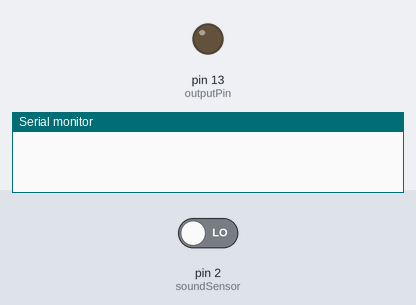
This sketch was run on a simulated Arduino Uno, built with avr-gcc and run on an emulated ATmega328P. Parts: output pins drawn as LEDs (lit = HIGH), the last lines printed to the serial monitor. Dashed ring = blinking. The test bench sets the inputs (shaded band); at power-on: pin 2 (soundSensor) LOW.

Above: at 1.2 s.
1.3 s: pin 2 (soundSensor) driven HIGH
At 1.7 s:
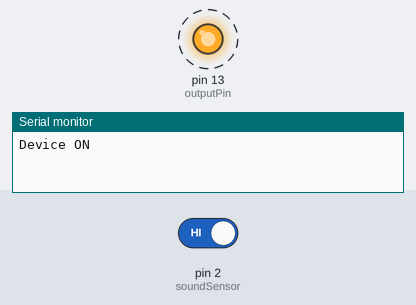
4.3 s: pin 2 (soundSensor) driven LOW
At 5.4 s:
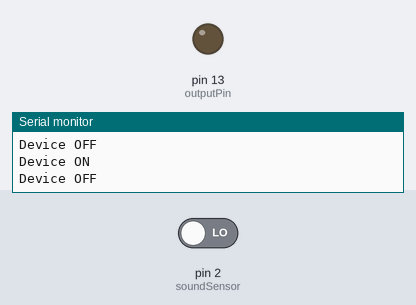
Timing chart, 0 to 7.3 s (numbered marks = the images above; inputs shaded):
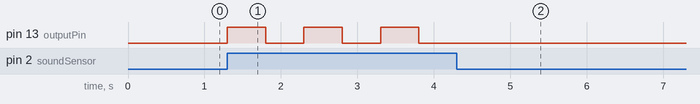

The sketch:

clap-switch.ino
```cpp
const int soundSensor = 2;
const int outputPin = 13;

bool deviceState = false;
unsigned long lastClapTime = 0;

void setup() {
  pinMode(soundSensor, INPUT);
  pinMode(outputPin, OUTPUT);

  digitalWrite(outputPin, LOW);

  Serial.begin(9600);
}

void loop() {
  int soundDetected = digitalRead(soundSensor);

  if (soundDetected == HIGH) {

    if (millis() - lastClapTime > 500) {

      deviceState = !deviceState;

      digitalWrite(outputPin, deviceState ? HIGH : LOW);

      Serial.println(deviceState ? "Device ON" : "Device OFF");

      lastClapTime = millis();
    }
  }
}
```

Measured:
- after the input at 1.3 s, pin 13 (outputPin): alternates HIGH for 0.50 s and LOW for 0.50 s, starting at once
- after the input at 4.3 s, pin 13 (outputPin): stops changing and stays LOW
